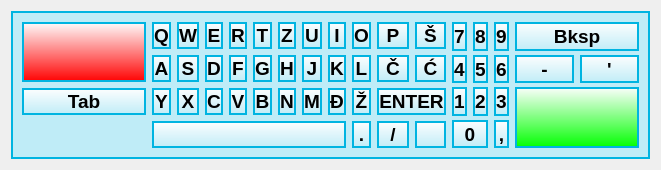
<?xml version="1.0" encoding="UTF-8"?>
<ui version="4.0">
 <class>Form</class>
 <widget class="QWidget" name="Form">
  <property name="enabled">
   <bool>true</bool>
  </property>
  <property name="geometry">
   <rect>
    <x>0</x>
    <y>0</y>
    <width>1285</width>
    <height>358</height>
   </rect>
  </property>
  <property name="sizePolicy">
   <sizepolicy hsizetype="Fixed" vsizetype="Fixed">
    <horstretch>0</horstretch>
    <verstretch>0</verstretch>
   </sizepolicy>
  </property>
  <property name="windowTitle">
   <string/>
  </property>
  <layout class="QHBoxLayout" name="horizontalLayout">
   <property name="sizeConstraint">
    <enum>QLayout::SetFixedSize</enum>
   </property>
   <item>
    <widget class="QFrame" name="frMainFrame">
     <property name="styleSheet">
      <string notr="true">
QFrame{
	background-color: transparent;
}


QFrame#frMainFrame{
    color: rgb(0, 180, 225);
	background-color: #bfecf7;
}


QPushButton 
{
background-color: qlineargradient(spread:reflect, x1:0, y1:0, x2:0, y2:1, stop:0 #fefefe, stop:1 #bfecf7);
border: 2px solid #00b4E1;
}

QPushButton:disabled
{
background-color: qlineargradient(spread:reflect, x1:0, y1:0, x2:0, y2:1, stop:0 #dcdcdc, stop:1 rgb(149, 192, 225));
color: #b2b2b2;
border-color: #00b4E1;
}

QPushButton::pressed
{
background-color: qlineargradient(spread:reflect, x1:0, y1:0, x2:0, y2:1, stop:0 #ffffff, stop:1  rgb(149, 192, 225)c);
color: #888888;
}

QPushButton 
{
font-weight: bold;
font-size:14pt;
}

#btnNumpadMINUS,#btnNumpadPLUS
{
 width: 55px;
}

#btnCANCEL
{
background-color: qlineargradient(spread:reflect, x1:0, y1:0, x2:0, y2:1, stop:0 #fefefe, stop:1 #FF0000);
border: 2px solid #00b4E1;
width:120px;
}

#btnVALID
{
background-color: qlineargradient(spread:reflect, x1:0, y1:0, x2:0, y2:1, stop:0 #fefefe, stop:1 #00FF00);
border: 2px solid #00b4E1;
width:120px;
}
</string>
     </property>
     <property name="frameShape">
      <enum>QFrame::Box</enum>
     </property>
     <property name="frameShadow">
      <enum>QFrame::Plain</enum>
     </property>
     <property name="lineWidth">
      <number>2</number>
     </property>
     <layout class="QHBoxLayout" name="horizontalLayout_2" stretch="8,3">
      <item>
       <layout class="QGridLayout" name="gridLayout_2">
        <item row="2" column="4">
         <widget class="QPushButton" name="btnV">
          <property name="sizePolicy">
           <sizepolicy hsizetype="Expanding" vsizetype="Expanding">
            <horstretch>0</horstretch>
            <verstretch>0</verstretch>
           </sizepolicy>
          </property>
          <property name="focusPolicy">
           <enum>Qt::NoFocus</enum>
          </property>
          <property name="text">
           <string>V</string>
          </property>
         </widget>
        </item>
        <item row="0" column="1">
         <widget class="QPushButton" name="btnQ">
          <property name="sizePolicy">
           <sizepolicy hsizetype="Expanding" vsizetype="Expanding">
            <horstretch>0</horstretch>
            <verstretch>0</verstretch>
           </sizepolicy>
          </property>
          <property name="focusPolicy">
           <enum>Qt::NoFocus</enum>
          </property>
          <property name="text">
           <string>Q</string>
          </property>
         </widget>
        </item>
        <item row="1" column="2">
         <widget class="QPushButton" name="btnS">
          <property name="sizePolicy">
           <sizepolicy hsizetype="Expanding" vsizetype="Expanding">
            <horstretch>0</horstretch>
            <verstretch>0</verstretch>
           </sizepolicy>
          </property>
          <property name="focusPolicy">
           <enum>Qt::NoFocus</enum>
          </property>
          <property name="text">
           <string>S</string>
          </property>
         </widget>
        </item>
        <item row="1" column="4">
         <widget class="QPushButton" name="btnF">
          <property name="sizePolicy">
           <sizepolicy hsizetype="Expanding" vsizetype="Expanding">
            <horstretch>0</horstretch>
            <verstretch>0</verstretch>
           </sizepolicy>
          </property>
          <property name="focusPolicy">
           <enum>Qt::NoFocus</enum>
          </property>
          <property name="text">
           <string>F</string>
          </property>
         </widget>
        </item>
        <item row="0" column="2">
         <widget class="QPushButton" name="btnW">
          <property name="sizePolicy">
           <sizepolicy hsizetype="Expanding" vsizetype="Expanding">
            <horstretch>0</horstretch>
            <verstretch>0</verstretch>
           </sizepolicy>
          </property>
          <property name="focusPolicy">
           <enum>Qt::NoFocus</enum>
          </property>
          <property name="text">
           <string>W</string>
          </property>
         </widget>
        </item>
        <item row="0" column="8">
         <widget class="QPushButton" name="btnI">
          <property name="sizePolicy">
           <sizepolicy hsizetype="Expanding" vsizetype="Expanding">
            <horstretch>0</horstretch>
            <verstretch>0</verstretch>
           </sizepolicy>
          </property>
          <property name="focusPolicy">
           <enum>Qt::NoFocus</enum>
          </property>
          <property name="text">
           <string>I</string>
          </property>
         </widget>
        </item>
        <item row="0" column="11">
         <widget class="QPushButton" name="btnSh">
          <property name="sizePolicy">
           <sizepolicy hsizetype="Expanding" vsizetype="Expanding">
            <horstretch>0</horstretch>
            <verstretch>0</verstretch>
           </sizepolicy>
          </property>
          <property name="focusPolicy">
           <enum>Qt::NoFocus</enum>
          </property>
          <property name="text">
           <string>Š</string>
          </property>
         </widget>
        </item>
        <item row="1" column="6">
         <widget class="QPushButton" name="btnH">
          <property name="sizePolicy">
           <sizepolicy hsizetype="Expanding" vsizetype="Expanding">
            <horstretch>0</horstretch>
            <verstretch>0</verstretch>
           </sizepolicy>
          </property>
          <property name="focusPolicy">
           <enum>Qt::NoFocus</enum>
          </property>
          <property name="text">
           <string>H</string>
          </property>
         </widget>
        </item>
        <item row="0" column="4">
         <widget class="QPushButton" name="btnR">
          <property name="sizePolicy">
           <sizepolicy hsizetype="Expanding" vsizetype="Expanding">
            <horstretch>0</horstretch>
            <verstretch>0</verstretch>
           </sizepolicy>
          </property>
          <property name="focusPolicy">
           <enum>Qt::NoFocus</enum>
          </property>
          <property name="text">
           <string>R</string>
          </property>
         </widget>
        </item>
        <item row="1" column="5">
         <widget class="QPushButton" name="btnG">
          <property name="sizePolicy">
           <sizepolicy hsizetype="Expanding" vsizetype="Expanding">
            <horstretch>0</horstretch>
            <verstretch>0</verstretch>
           </sizepolicy>
          </property>
          <property name="focusPolicy">
           <enum>Qt::NoFocus</enum>
          </property>
          <property name="text">
           <string>G</string>
          </property>
         </widget>
        </item>
        <item row="0" column="5">
         <widget class="QPushButton" name="btnT">
          <property name="sizePolicy">
           <sizepolicy hsizetype="Expanding" vsizetype="Expanding">
            <horstretch>0</horstretch>
            <verstretch>0</verstretch>
           </sizepolicy>
          </property>
          <property name="focusPolicy">
           <enum>Qt::NoFocus</enum>
          </property>
          <property name="text">
           <string>T</string>
          </property>
         </widget>
        </item>
        <item row="0" column="9">
         <widget class="QPushButton" name="btnO">
          <property name="sizePolicy">
           <sizepolicy hsizetype="Expanding" vsizetype="Expanding">
            <horstretch>0</horstretch>
            <verstretch>0</verstretch>
           </sizepolicy>
          </property>
          <property name="focusPolicy">
           <enum>Qt::NoFocus</enum>
          </property>
          <property name="text">
           <string>O</string>
          </property>
         </widget>
        </item>
        <item row="0" column="3">
         <widget class="QPushButton" name="btnE">
          <property name="sizePolicy">
           <sizepolicy hsizetype="Expanding" vsizetype="Expanding">
            <horstretch>0</horstretch>
            <verstretch>0</verstretch>
           </sizepolicy>
          </property>
          <property name="focusPolicy">
           <enum>Qt::NoFocus</enum>
          </property>
          <property name="text">
           <string>E</string>
          </property>
         </widget>
        </item>
        <item row="0" column="6">
         <widget class="QPushButton" name="btnY">
          <property name="sizePolicy">
           <sizepolicy hsizetype="Expanding" vsizetype="Expanding">
            <horstretch>0</horstretch>
            <verstretch>0</verstretch>
           </sizepolicy>
          </property>
          <property name="focusPolicy">
           <enum>Qt::NoFocus</enum>
          </property>
          <property name="text">
           <string>Z</string>
          </property>
         </widget>
        </item>
        <item row="0" column="10">
         <widget class="QPushButton" name="btnP">
          <property name="sizePolicy">
           <sizepolicy hsizetype="Expanding" vsizetype="Expanding">
            <horstretch>0</horstretch>
            <verstretch>0</verstretch>
           </sizepolicy>
          </property>
          <property name="focusPolicy">
           <enum>Qt::NoFocus</enum>
          </property>
          <property name="text">
           <string>P</string>
          </property>
         </widget>
        </item>
        <item row="0" column="7">
         <widget class="QPushButton" name="btnU">
          <property name="sizePolicy">
           <sizepolicy hsizetype="Expanding" vsizetype="Expanding">
            <horstretch>0</horstretch>
            <verstretch>0</verstretch>
           </sizepolicy>
          </property>
          <property name="focusPolicy">
           <enum>Qt::NoFocus</enum>
          </property>
          <property name="text">
           <string>U</string>
          </property>
         </widget>
        </item>
        <item row="1" column="1">
         <widget class="QPushButton" name="btnA">
          <property name="sizePolicy">
           <sizepolicy hsizetype="Expanding" vsizetype="Expanding">
            <horstretch>0</horstretch>
            <verstretch>0</verstretch>
           </sizepolicy>
          </property>
          <property name="focusPolicy">
           <enum>Qt::NoFocus</enum>
          </property>
          <property name="text">
           <string>A</string>
          </property>
         </widget>
        </item>
        <item row="1" column="3">
         <widget class="QPushButton" name="btnD">
          <property name="sizePolicy">
           <sizepolicy hsizetype="Expanding" vsizetype="Expanding">
            <horstretch>0</horstretch>
            <verstretch>0</verstretch>
           </sizepolicy>
          </property>
          <property name="focusPolicy">
           <enum>Qt::NoFocus</enum>
          </property>
          <property name="text">
           <string>D</string>
          </property>
         </widget>
        </item>
        <item row="1" column="10">
         <widget class="QPushButton" name="btnCh">
          <property name="sizePolicy">
           <sizepolicy hsizetype="Expanding" vsizetype="Expanding">
            <horstretch>0</horstretch>
            <verstretch>0</verstretch>
           </sizepolicy>
          </property>
          <property name="focusPolicy">
           <enum>Qt::NoFocus</enum>
          </property>
          <property name="text">
           <string>Č</string>
          </property>
         </widget>
        </item>
        <item row="1" column="11">
         <widget class="QPushButton" name="btnCj">
          <property name="sizePolicy">
           <sizepolicy hsizetype="Expanding" vsizetype="Expanding">
            <horstretch>0</horstretch>
            <verstretch>0</verstretch>
           </sizepolicy>
          </property>
          <property name="focusPolicy">
           <enum>Qt::NoFocus</enum>
          </property>
          <property name="text">
           <string>Ć</string>
          </property>
         </widget>
        </item>
        <item row="1" column="9">
         <widget class="QPushButton" name="btnL">
          <property name="sizePolicy">
           <sizepolicy hsizetype="Expanding" vsizetype="Expanding">
            <horstretch>0</horstretch>
            <verstretch>0</verstretch>
           </sizepolicy>
          </property>
          <property name="focusPolicy">
           <enum>Qt::NoFocus</enum>
          </property>
          <property name="text">
           <string>L</string>
          </property>
         </widget>
        </item>
        <item row="2" column="0">
         <widget class="QPushButton" name="btnTAB">
          <property name="sizePolicy">
           <sizepolicy hsizetype="Expanding" vsizetype="Expanding">
            <horstretch>0</horstretch>
            <verstretch>0</verstretch>
           </sizepolicy>
          </property>
          <property name="focusPolicy">
           <enum>Qt::NoFocus</enum>
          </property>
          <property name="text">
           <string>Tab</string>
          </property>
         </widget>
        </item>
        <item row="1" column="8">
         <widget class="QPushButton" name="btnK">
          <property name="sizePolicy">
           <sizepolicy hsizetype="Expanding" vsizetype="Expanding">
            <horstretch>0</horstretch>
            <verstretch>0</verstretch>
           </sizepolicy>
          </property>
          <property name="focusPolicy">
           <enum>Qt::NoFocus</enum>
          </property>
          <property name="text">
           <string>K</string>
          </property>
         </widget>
        </item>
        <item row="1" column="7">
         <widget class="QPushButton" name="btnJ">
          <property name="sizePolicy">
           <sizepolicy hsizetype="Expanding" vsizetype="Expanding">
            <horstretch>0</horstretch>
            <verstretch>0</verstretch>
           </sizepolicy>
          </property>
          <property name="focusPolicy">
           <enum>Qt::NoFocus</enum>
          </property>
          <property name="text">
           <string>J</string>
          </property>
         </widget>
        </item>
        <item row="2" column="1">
         <widget class="QPushButton" name="btnZ">
          <property name="sizePolicy">
           <sizepolicy hsizetype="Expanding" vsizetype="Expanding">
            <horstretch>0</horstretch>
            <verstretch>0</verstretch>
           </sizepolicy>
          </property>
          <property name="focusPolicy">
           <enum>Qt::NoFocus</enum>
          </property>
          <property name="text">
           <string>Y</string>
          </property>
         </widget>
        </item>
        <item row="2" column="2">
         <widget class="QPushButton" name="btnX">
          <property name="sizePolicy">
           <sizepolicy hsizetype="Expanding" vsizetype="Expanding">
            <horstretch>0</horstretch>
            <verstretch>0</verstretch>
           </sizepolicy>
          </property>
          <property name="focusPolicy">
           <enum>Qt::NoFocus</enum>
          </property>
          <property name="text">
           <string>X</string>
          </property>
         </widget>
        </item>
        <item row="2" column="3">
         <widget class="QPushButton" name="btnC">
          <property name="sizePolicy">
           <sizepolicy hsizetype="Expanding" vsizetype="Expanding">
            <horstretch>0</horstretch>
            <verstretch>0</verstretch>
           </sizepolicy>
          </property>
          <property name="focusPolicy">
           <enum>Qt::NoFocus</enum>
          </property>
          <property name="text">
           <string>C</string>
          </property>
         </widget>
        </item>
        <item row="2" column="9">
         <widget class="QPushButton" name="btnZj">
          <property name="sizePolicy">
           <sizepolicy hsizetype="Expanding" vsizetype="Expanding">
            <horstretch>0</horstretch>
            <verstretch>0</verstretch>
           </sizepolicy>
          </property>
          <property name="focusPolicy">
           <enum>Qt::NoFocus</enum>
          </property>
          <property name="text">
           <string>Ž</string>
          </property>
         </widget>
        </item>
        <item row="3" column="10">
         <widget class="QPushButton" name="btnSLASH">
          <property name="sizePolicy">
           <sizepolicy hsizetype="Expanding" vsizetype="Expanding">
            <horstretch>0</horstretch>
            <verstretch>0</verstretch>
           </sizepolicy>
          </property>
          <property name="focusPolicy">
           <enum>Qt::NoFocus</enum>
          </property>
          <property name="text">
           <string>/</string>
          </property>
         </widget>
        </item>
        <item row="2" column="10" colspan="2">
         <widget class="QPushButton" name="btnENTER">
          <property name="sizePolicy">
           <sizepolicy hsizetype="Expanding" vsizetype="Expanding">
            <horstretch>0</horstretch>
            <verstretch>0</verstretch>
           </sizepolicy>
          </property>
          <property name="focusPolicy">
           <enum>Qt::NoFocus</enum>
          </property>
          <property name="text">
           <string>ENTER</string>
          </property>
         </widget>
        </item>
        <item row="3" column="1" colspan="8">
         <widget class="QPushButton" name="btnSPACE">
          <property name="sizePolicy">
           <sizepolicy hsizetype="Expanding" vsizetype="Expanding">
            <horstretch>0</horstretch>
            <verstretch>0</verstretch>
           </sizepolicy>
          </property>
          <property name="focusPolicy">
           <enum>Qt::NoFocus</enum>
          </property>
          <property name="text">
           <string/>
          </property>
         </widget>
        </item>
        <item row="2" column="6">
         <widget class="QPushButton" name="btnN">
          <property name="sizePolicy">
           <sizepolicy hsizetype="Expanding" vsizetype="Expanding">
            <horstretch>0</horstretch>
            <verstretch>0</verstretch>
           </sizepolicy>
          </property>
          <property name="focusPolicy">
           <enum>Qt::NoFocus</enum>
          </property>
          <property name="text">
           <string>N</string>
          </property>
         </widget>
        </item>
        <item row="3" column="9">
         <widget class="QPushButton" name="btnDot">
          <property name="sizePolicy">
           <sizepolicy hsizetype="Expanding" vsizetype="Expanding">
            <horstretch>0</horstretch>
            <verstretch>0</verstretch>
           </sizepolicy>
          </property>
          <property name="focusPolicy">
           <enum>Qt::NoFocus</enum>
          </property>
          <property name="text">
           <string>.</string>
          </property>
         </widget>
        </item>
        <item row="0" column="0" rowspan="2">
         <widget class="QPushButton" name="btnCANCEL">
          <property name="sizePolicy">
           <sizepolicy hsizetype="Expanding" vsizetype="Expanding">
            <horstretch>0</horstretch>
            <verstretch>0</verstretch>
           </sizepolicy>
          </property>
          <property name="focusPolicy">
           <enum>Qt::NoFocus</enum>
          </property>
          <property name="styleSheet">
           <string notr="true">background-repeat: no-repeat; 
background-image: url(c:/csr/exe/Others/VirtKyb/REJECT2.png);</string>
          </property>
          <property name="text">
           <string/>
          </property>
         </widget>
        </item>
        <item row="2" column="8">
         <widget class="QPushButton" name="btnDj">
          <property name="sizePolicy">
           <sizepolicy hsizetype="Expanding" vsizetype="Expanding">
            <horstretch>0</horstretch>
            <verstretch>0</verstretch>
           </sizepolicy>
          </property>
          <property name="focusPolicy">
           <enum>Qt::NoFocus</enum>
          </property>
          <property name="text">
           <string>Đ</string>
          </property>
         </widget>
        </item>
        <item row="2" column="5">
         <widget class="QPushButton" name="btnB">
          <property name="sizePolicy">
           <sizepolicy hsizetype="Expanding" vsizetype="Expanding">
            <horstretch>0</horstretch>
            <verstretch>0</verstretch>
           </sizepolicy>
          </property>
          <property name="focusPolicy">
           <enum>Qt::NoFocus</enum>
          </property>
          <property name="text">
           <string>B</string>
          </property>
         </widget>
        </item>
        <item row="2" column="7">
         <widget class="QPushButton" name="btnM">
          <property name="sizePolicy">
           <sizepolicy hsizetype="Expanding" vsizetype="Expanding">
            <horstretch>0</horstretch>
            <verstretch>0</verstretch>
           </sizepolicy>
          </property>
          <property name="focusPolicy">
           <enum>Qt::NoFocus</enum>
          </property>
          <property name="text">
           <string>M</string>
          </property>
         </widget>
        </item>
        <item row="3" column="11">
         <widget class="QPushButton" name="btnAND">
          <property name="sizePolicy">
           <sizepolicy hsizetype="Expanding" vsizetype="Expanding">
            <horstretch>0</horstretch>
            <verstretch>0</verstretch>
           </sizepolicy>
          </property>
          <property name="focusPolicy">
           <enum>Qt::NoFocus</enum>
          </property>
          <property name="styleSheet">
           <string notr="true">background-repeat: no-repeat; 
background-image: url(c:/csr/exe/Others/VirtKyb/amp_sign.png);</string>
          </property>
          <property name="text">
           <string>&amp;</string>
          </property>
         </widget>
        </item>
       </layout>
      </item>
      <item>
       <layout class="QGridLayout" name="gridLayout">
        <property name="sizeConstraint">
         <enum>QLayout::SetMinimumSize</enum>
        </property>
        <property name="verticalSpacing">
         <number>4</number>
        </property>
        <item row="0" column="0">
         <widget class="QPushButton" name="btnNumpad7">
          <property name="sizePolicy">
           <sizepolicy hsizetype="Expanding" vsizetype="Expanding">
            <horstretch>0</horstretch>
            <verstretch>0</verstretch>
           </sizepolicy>
          </property>
          <property name="focusPolicy">
           <enum>Qt::NoFocus</enum>
          </property>
          <property name="text">
           <string>7</string>
          </property>
         </widget>
        </item>
        <item row="0" column="1">
         <widget class="QPushButton" name="btnNumpad8">
          <property name="sizePolicy">
           <sizepolicy hsizetype="Expanding" vsizetype="Expanding">
            <horstretch>0</horstretch>
            <verstretch>0</verstretch>
           </sizepolicy>
          </property>
          <property name="focusPolicy">
           <enum>Qt::NoFocus</enum>
          </property>
          <property name="text">
           <string>8</string>
          </property>
         </widget>
        </item>
        <item row="0" column="2">
         <widget class="QPushButton" name="btnNumpad9">
          <property name="sizePolicy">
           <sizepolicy hsizetype="Expanding" vsizetype="Expanding">
            <horstretch>0</horstretch>
            <verstretch>0</verstretch>
           </sizepolicy>
          </property>
          <property name="focusPolicy">
           <enum>Qt::NoFocus</enum>
          </property>
          <property name="text">
           <string>9</string>
          </property>
         </widget>
        </item>
        <item row="0" column="3" colspan="2">
         <widget class="QPushButton" name="btnBackspace">
          <property name="sizePolicy">
           <sizepolicy hsizetype="Expanding" vsizetype="Expanding">
            <horstretch>0</horstretch>
            <verstretch>0</verstretch>
           </sizepolicy>
          </property>
          <property name="focusPolicy">
           <enum>Qt::NoFocus</enum>
          </property>
          <property name="text">
           <string>Bksp</string>
          </property>
         </widget>
        </item>
        <item row="1" column="0">
         <widget class="QPushButton" name="btnNumpad4">
          <property name="sizePolicy">
           <sizepolicy hsizetype="Expanding" vsizetype="Expanding">
            <horstretch>0</horstretch>
            <verstretch>0</verstretch>
           </sizepolicy>
          </property>
          <property name="focusPolicy">
           <enum>Qt::NoFocus</enum>
          </property>
          <property name="text">
           <string>4</string>
          </property>
         </widget>
        </item>
        <item row="1" column="1">
         <widget class="QPushButton" name="btnNumpad5">
          <property name="sizePolicy">
           <sizepolicy hsizetype="Expanding" vsizetype="Expanding">
            <horstretch>0</horstretch>
            <verstretch>0</verstretch>
           </sizepolicy>
          </property>
          <property name="focusPolicy">
           <enum>Qt::NoFocus</enum>
          </property>
          <property name="text">
           <string>5</string>
          </property>
         </widget>
        </item>
        <item row="1" column="2">
         <widget class="QPushButton" name="btnNumpad6">
          <property name="sizePolicy">
           <sizepolicy hsizetype="Expanding" vsizetype="Expanding">
            <horstretch>0</horstretch>
            <verstretch>0</verstretch>
           </sizepolicy>
          </property>
          <property name="focusPolicy">
           <enum>Qt::NoFocus</enum>
          </property>
          <property name="text">
           <string>6</string>
          </property>
         </widget>
        </item>
        <item row="1" column="3">
         <widget class="QPushButton" name="btnDASH">
          <property name="sizePolicy">
           <sizepolicy hsizetype="Expanding" vsizetype="Expanding">
            <horstretch>0</horstretch>
            <verstretch>0</verstretch>
           </sizepolicy>
          </property>
          <property name="focusPolicy">
           <enum>Qt::NoFocus</enum>
          </property>
          <property name="text">
           <string>-</string>
          </property>
         </widget>
        </item>
        <item row="1" column="4">
         <widget class="QPushButton" name="btnAPST">
          <property name="sizePolicy">
           <sizepolicy hsizetype="Expanding" vsizetype="Expanding">
            <horstretch>0</horstretch>
            <verstretch>0</verstretch>
           </sizepolicy>
          </property>
          <property name="focusPolicy">
           <enum>Qt::NoFocus</enum>
          </property>
          <property name="text">
           <string>'</string>
          </property>
         </widget>
        </item>
        <item row="2" column="0">
         <widget class="QPushButton" name="btnNumpad1">
          <property name="sizePolicy">
           <sizepolicy hsizetype="Expanding" vsizetype="Expanding">
            <horstretch>0</horstretch>
            <verstretch>0</verstretch>
           </sizepolicy>
          </property>
          <property name="focusPolicy">
           <enum>Qt::NoFocus</enum>
          </property>
          <property name="text">
           <string>1</string>
          </property>
         </widget>
        </item>
        <item row="2" column="1">
         <widget class="QPushButton" name="btnNumpad2">
          <property name="sizePolicy">
           <sizepolicy hsizetype="Expanding" vsizetype="Expanding">
            <horstretch>0</horstretch>
            <verstretch>0</verstretch>
           </sizepolicy>
          </property>
          <property name="focusPolicy">
           <enum>Qt::NoFocus</enum>
          </property>
          <property name="text">
           <string>2</string>
          </property>
         </widget>
        </item>
        <item row="2" column="2">
         <widget class="QPushButton" name="btnNumpad3">
          <property name="sizePolicy">
           <sizepolicy hsizetype="Expanding" vsizetype="Expanding">
            <horstretch>0</horstretch>
            <verstretch>0</verstretch>
           </sizepolicy>
          </property>
          <property name="focusPolicy">
           <enum>Qt::NoFocus</enum>
          </property>
          <property name="text">
           <string>3</string>
          </property>
         </widget>
        </item>
        <item row="3" column="2">
         <widget class="QPushButton" name="btnNumpadComma">
          <property name="sizePolicy">
           <sizepolicy hsizetype="Expanding" vsizetype="Expanding">
            <horstretch>0</horstretch>
            <verstretch>0</verstretch>
           </sizepolicy>
          </property>
          <property name="focusPolicy">
           <enum>Qt::NoFocus</enum>
          </property>
          <property name="text">
           <string>,</string>
          </property>
         </widget>
        </item>
        <item row="2" column="3" rowspan="2" colspan="2">
         <widget class="QPushButton" name="btnVALID">
          <property name="sizePolicy">
           <sizepolicy hsizetype="Expanding" vsizetype="Expanding">
            <horstretch>0</horstretch>
            <verstretch>0</verstretch>
           </sizepolicy>
          </property>
          <property name="focusPolicy">
           <enum>Qt::NoFocus</enum>
          </property>
          <property name="styleSheet">
           <string notr="true">background-repeat: no-repeat; 
background-image: url(c:/csr/exe/Others/VirtKyb/VALID2.png);</string>
          </property>
          <property name="text">
           <string/>
          </property>
         </widget>
        </item>
        <item row="3" column="0" colspan="2">
         <widget class="QPushButton" name="btnNumpad0">
          <property name="sizePolicy">
           <sizepolicy hsizetype="Expanding" vsizetype="Expanding">
            <horstretch>0</horstretch>
            <verstretch>0</verstretch>
           </sizepolicy>
          </property>
          <property name="focusPolicy">
           <enum>Qt::NoFocus</enum>
          </property>
          <property name="text">
           <string>0</string>
          </property>
         </widget>
        </item>
       </layout>
      </item>
     </layout>
    </widget>
   </item>
  </layout>
 </widget>
 <resources/>
 <connections/>
</ui>
